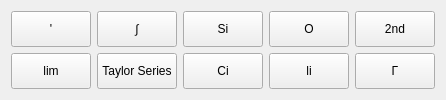
      <widget class="QWidget" name="calcu_tab">
       <attribute name="title">
        <string>Calculus</string>
       </attribute>
       <layout class="QGridLayout" name="gridLayout_13">
        <item row="0" column="0">
         <layout class="QGridLayout" name="gridLayout_5">
          <item row="0" column="0">
           <widget class="QPushButton" name="pushButton_diff">
            <property name="sizePolicy">
             <sizepolicy hsizetype="Expanding" vsizetype="Expanding">
              <horstretch>0</horstretch>
              <verstretch>0</verstretch>
             </sizepolicy>
            </property>
            <property name="text">
             <string>'</string>
            </property>
           </widget>
          </item>
          <item row="1" column="2">
           <widget class="QPushButton" name="pushButton_Ci">
            <property name="sizePolicy">
             <sizepolicy hsizetype="Expanding" vsizetype="Expanding">
              <horstretch>0</horstretch>
              <verstretch>0</verstretch>
             </sizepolicy>
            </property>
            <property name="text">
             <string>Ci</string>
            </property>
           </widget>
          </item>
          <item row="1" column="3">
           <widget class="QPushButton" name="pushButton_li">
            <property name="sizePolicy">
             <sizepolicy hsizetype="Expanding" vsizetype="Expanding">
              <horstretch>0</horstretch>
              <verstretch>0</verstretch>
             </sizepolicy>
            </property>
            <property name="text">
             <string>li</string>
            </property>
           </widget>
          </item>
          <item row="0" column="2">
           <widget class="QPushButton" name="pushButton_Si">
            <property name="sizePolicy">
             <sizepolicy hsizetype="Expanding" vsizetype="Expanding">
              <horstretch>0</horstretch>
              <verstretch>0</verstretch>
             </sizepolicy>
            </property>
            <property name="text">
             <string>Si</string>
            </property>
           </widget>
          </item>
          <item row="1" column="1">
           <widget class="QPushButton" name="pushButton_tayls">
            <property name="sizePolicy">
             <sizepolicy hsizetype="Expanding" vsizetype="Expanding">
              <horstretch>0</horstretch>
              <verstretch>0</verstretch>
             </sizepolicy>
            </property>
            <property name="text">
             <string>Taylor Series</string>
            </property>
           </widget>
          </item>
          <item row="1" column="0">
           <widget class="QPushButton" name="pushButton_lim">
            <property name="sizePolicy">
             <sizepolicy hsizetype="Expanding" vsizetype="Expanding">
              <horstretch>0</horstretch>
              <verstretch>0</verstretch>
             </sizepolicy>
            </property>
            <property name="text">
             <string>lim</string>
            </property>
           </widget>
          </item>
          <item row="0" column="1">
           <widget class="QPushButton" name="pushButton_inter">
            <property name="sizePolicy">
             <sizepolicy hsizetype="Expanding" vsizetype="Expanding">
              <horstretch>0</horstretch>
              <verstretch>0</verstretch>
             </sizepolicy>
            </property>
            <property name="text">
             <string>∫</string>
            </property>
           </widget>
          </item>
          <item row="0" column="3">
           <widget class="QPushButton" name="pushButton_Oc">
            <property name="sizePolicy">
             <sizepolicy hsizetype="Expanding" vsizetype="Expanding">
              <horstretch>0</horstretch>
              <verstretch>0</verstretch>
             </sizepolicy>
            </property>
            <property name="text">
             <string>O</string>
            </property>
           </widget>
          </item>
          <item row="1" column="4">
           <widget class="QPushButton" name="pushButton_bemmac">
            <property name="sizePolicy">
             <sizepolicy hsizetype="Expanding" vsizetype="Expanding">
              <horstretch>0</horstretch>
              <verstretch>0</verstretch>
             </sizepolicy>
            </property>
            <property name="text">
             <string>Γ</string>
            </property>
           </widget>
          </item>
          <item row="0" column="4">
           <widget class="QPushButton" name="pushButton_2ndc">
            <property name="sizePolicy">
             <sizepolicy hsizetype="Expanding" vsizetype="Expanding">
              <horstretch>0</horstretch>
              <verstretch>0</verstretch>
             </sizepolicy>
            </property>
            <property name="text">
             <string>2nd</string>
            </property>
           </widget>
          </item>
         </layout>
        </item>
       </layout>
      </widget>
